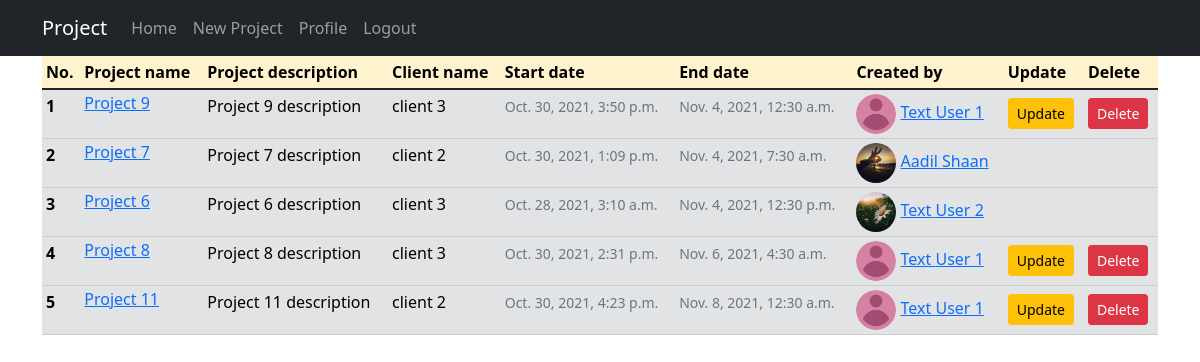
The app's page //home (signed in) with its own data.
### projects/models.py (models this page shows, shortened)
class Project(models.Model):
    name = models.CharField(max_length=50)
    description = models.TextField()
    client = models.ForeignKey(Client, related_name='projects', on_delete=models.CASCADE)
    created_by = models.ForeignKey(User, related_name='projects', on_delete=models.DO_NOTHING)
    start_date = models.DateTimeField(default=timezone.now())
    end_date = models.DateTimeField()

class Client(models.Model):
    name = models.CharField(max_length=50)
    def __str__(self):
        return self.name

### users/models.py (models this page shows, shortened)
class Profile(models.Model):
    user = models.OneToOneField(User, on_delete=models.CASCADE)
    image = models.ImageField(default='default.png', upload_to='profile_pics')

### projects/views.py (the view)
# urls.py: path('/home', views.ProjectListView.as_view(), name='project-home'),
class ProjectListView(LoginRequiredMixin, ListView):
    model = Project
    template_name = 'projects/project.html' # <app>/<model>_<viewtype>.html
    context_object_name = 'projects'
    queryset = Project.objects.filter(Q(end_date__gte=timezone.now()))
    ordering = ['end_date']
    paginate_by = 5

### projects/templates/projects/project.html
{% extends "projects/base.html" %}
{% block content %}
    <table class="table table-sm">
        <thead>
            <tr class="table-warning">
                <th scope="col">No.</th>
                <th scope="col">Project name</th>
                <th scope="col">Project description</th>
                <th scope="col">Client name</th>
                <th scope="col">Start date</th>
                <th scope="col">End date</th>
                <th scope="col">Created by</th>
                <th scope="col">Update</th>
                <th scope="col">Delete</th>
            </tr>
        </thead>
        <tbody>
        {% for project in projects %}
            <tr class="table-secondary">
                <th scope="row">{{ forloop.counter }}</th>
                <td>
                    <h6><a class="article-title" href="{% url 'project-detail' project.pk %}">{{ project.name }}</a></h6>
                </td>
                <td>
                    <p class="article-content">{{ project.description }}</p>
                </td>
                <td>
                    <p class="article-content">{{ project.client }}</p>
                </td>
                <td>
                    <small class="text-muted">{{ project.start_date }}</small>
                </td>
                <td>
                    <small class="text-muted">{{ project.end_date }}</small>
                </td>
                <td>
                    <img class="rounded-circle article-img" src="{{ project.created_by.profile.image.url }}" height=40 width=40>
                    <a class="mr-2" href="#">{{ project.created_by.first_name }} {{ project.created_by.last_name }}</a>
                </td>
                <td>
                    {% if project.created_by == user %}
                        <a class="btn btn-warning btn-sm mt-1 mb-1" href="{% url 'project-update' project.id %}">Update</a>
                    {% endif %}
                </td>
                <td>
                    {% if project.created_by == user %}
                        <a class="btn btn-danger btn-sm mt-1 mb-1" href="{% url 'project-delete' project.id %}">Delete</a>
                    {% endif %}
                </td>
            </tr>
        {% endfor %}
        </tbody>
    </table>
{% endblock content %}

### records on screen
Project: name "Project 9", description "Project 9 description", client "client 3", start_date "Oct. 30, 2021, 3:50 p.m.", end_date "Nov. 4, 2021, 12:30 a.m.", created_by.profile.image (placeholder picture), created_by.first_name "Text", created_by.last_name "User 1", shows "Update", shows "Delete"
Project: name "Project 7", description "Project 7 description", client "client 2", start_date "Oct. 30, 2021, 1:09 p.m.", end_date "Nov. 4, 2021, 7:30 a.m.", created_by.profile.image (picture), created_by.first_name "Aadil", created_by.last_name "Shaan"
Project: name "Project 6", description "Project 6 description", client "client 3", start_date "Oct. 28, 2021, 3:10 a.m.", end_date "Nov. 4, 2021, 12:30 p.m.", created_by.profile.image (picture), created_by.first_name "Text", created_by.last_name "User 2"
Project: name "Project 8", description "Project 8 description", client "client 3", start_date "Oct. 30, 2021, 2:31 p.m.", end_date "Nov. 6, 2021, 4:30 a.m.", created_by.profile.image (placeholder picture), created_by.first_name "Text", created_by.last_name "User 1", shows "Update", shows "Delete"
Project: name "Project 11", description "Project 11 description", client "client 2", start_date "Oct. 30, 2021, 4:23 p.m.", end_date "Nov. 8, 2021, 12:30 a.m.", created_by.profile.image (placeholder picture), created_by.first_name "Text", created_by.last_name "User 1", shows "Update", shows "Delete"
